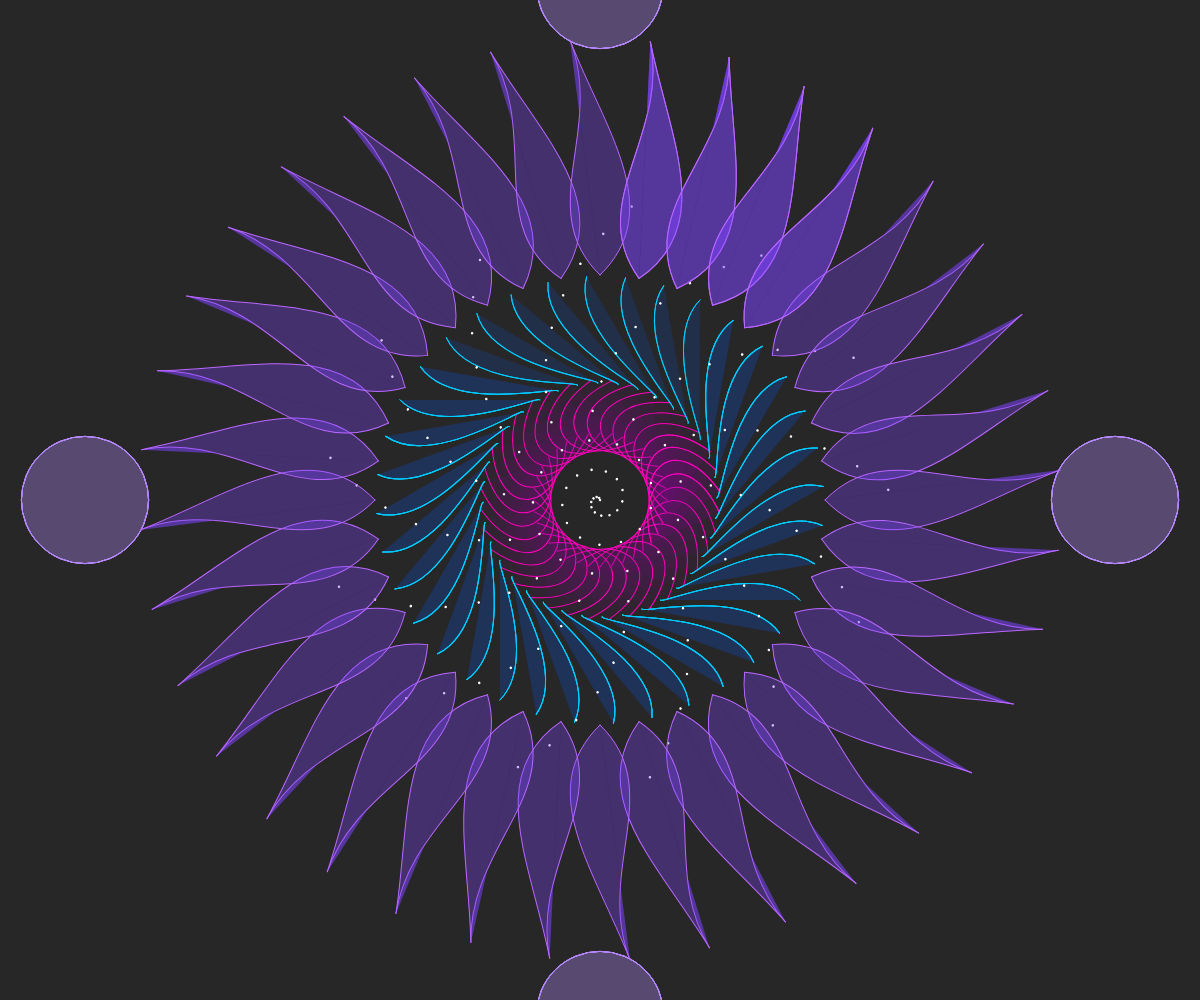
Frame 1 (no input)
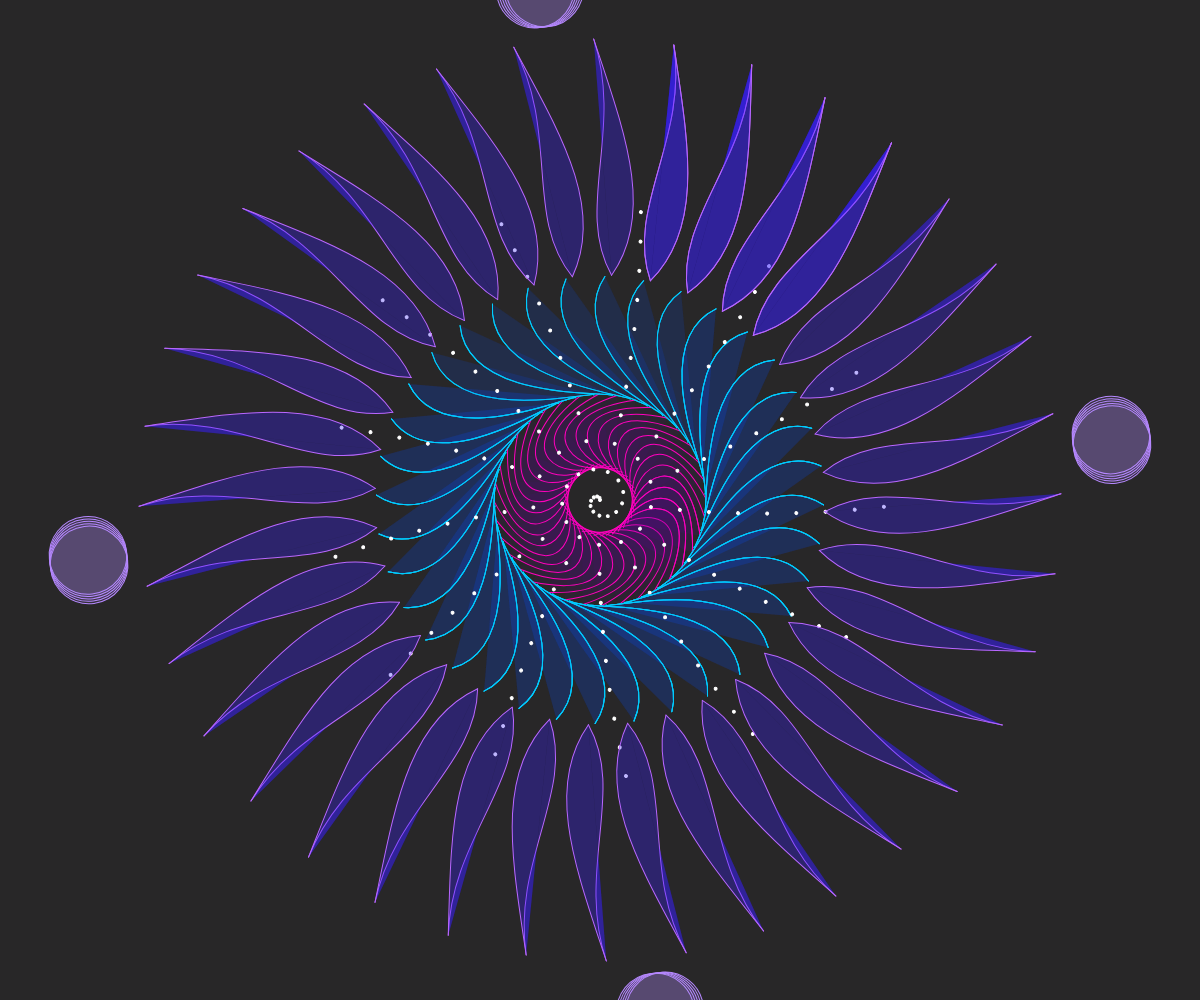
Frame 60 (no input)
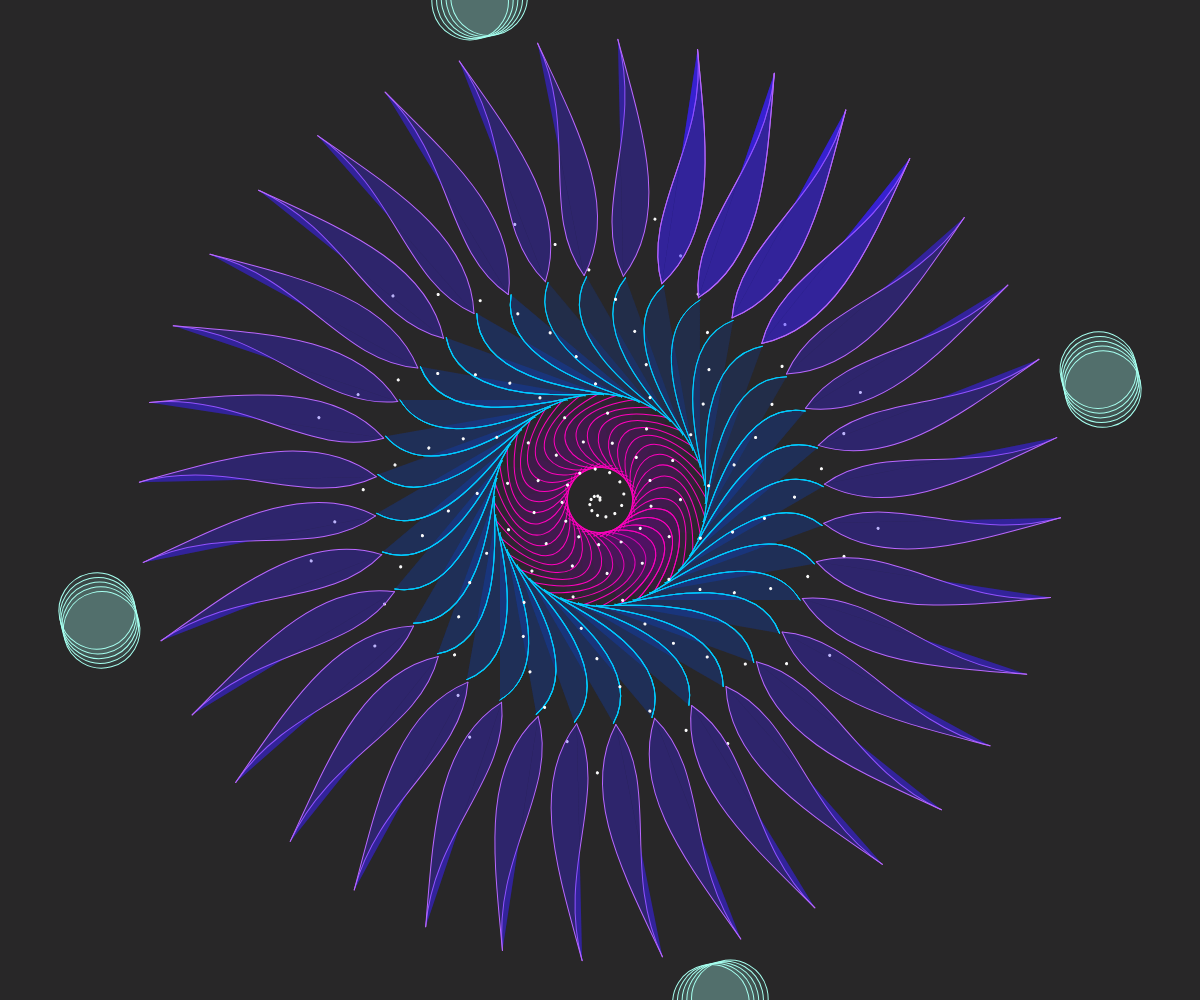
Frame 120 (the mouse pressed at the canvas centre since frame 60)

The p5.js sketch that drew these frames (run headless with seeded random() and noise() and a simulated clock; from frame 60 on, the mouse is pressed at the canvas centre):

// p5.js sketch
// ── sketch.js
var rot1 = 0;
var x1 = 0;
var xOff1 = 0;
var rot2 = 0;
var x2 = 0;
var xOff2 = 0;
var dist1 = 0;
var rot3 = 300;
var rot4 = 0;
var x4 = 0;
var xOff4 = 0;
var dist2 = 0;
var rot5 = 0;
var x5 = 0;
var dist5 = 0;

function setup() {
    // put setup code here
    createCanvas(windowWidth, windowHeight);
    angleMode(DEGREES);
}

function draw() {
    // put drawing code here
    background(40, 39, 40);

    //These are the blue and purple circles on the outside. I calculate the distance between the circles and the mouse to change color. 
    push();
    dist5 = dist(width / 2, height / 2, mouseX, mouseY);
    console.log(dist5);
    if (dist5 >= 470 && dist5 <= 999) {
        fill(182, 136, 255, 20);
        stroke(182, 136, 255);
    } else {
        fill(166, 255, 239, 20);
        stroke(166, 255, 239);
    }
    translate(width / 2, height / 2);
    rotate(rot5 * 2);
    for (var i = 0; i < 5; i++) {
        rotate(3 * rot5 / 33);
        //the size is changed with the noise.
        ellipse(0, -515, 190 * noise(x5));
        ellipse(0, 515, 190 * noise(x5));
        ellipse(515, 0, 190 * noise(x5));
        ellipse(-515, 0, 190 * noise(x5));
    }
    x5 -= .009;
    rot5 -= .05;
    pop();
    
    //This is the inner pink circle. 
    push();
    stroke(255, 0, 188);
    translate(width / 2, height / 2);
    rotate(rot1);
    for (var i = 0; i < 40; i++) {
        rotate(10);
	//some points and colors are changing with noise.
        xOff1 = 100 * noise(x1);
        fill(255 * noise(xOff1), 0, 150, 20);
        bezier(xOff1, 0, 10, -40, 30, -100, 100, -xOff1);
    }
    rot1 += .5;
    x1 += .01;
    pop();

    //This is the blue circle 
    push();
    stroke(0, 205, 255);
    translate(width / 2, height / 2);
    rotate(rot2);
    for (var i = 0; i < 100; i++) {
        rotate(10);
	//The color and points change with noise
        xOff2 = 90 * noise(x2);
        fill(0, 190 * noise(xOff2), 255, 20);
        bezier(100, -xOff2, 105, -xOff2, xOff2, -160, 100, -200);
    }
    //I calculate the distance of the mouse and radius of the circle so when the mouse hovers over it, you can control the rotation of the circle
    dist1 = dist(width / 2, height / 2, mouseX, mouseY);
    if (dist1 <= 225) {
        rot2 = mouseX / 20;
    } else {
        rot2 -= .09;
    }
    x2 -= .01;
    pop();

    //These are the little white dots that form a star. 
    push();
    translate(width / 2, height / 2);
    rotate(rot3 * 2);
    for (var i = 0; i < 133; i++) {
        rotate(-3 * rot3 / 33);
        stroke(255);
	//noise changes the size of the dots. 
        ellipse(i, i * 2, 5 * noise(rot3));
    }
    rot3 += 0.09;
    pop();

    //These are the outermost petals. There are two curves that form the petal
    push();
    stroke(185, 103, 255);
    translate(width / 2, height / 2);
    rotate(rot4);
    for (var i = 0; i < 40; i++) {
        rotate(10);
	//width and color of the petal change with noise
        xOff4 = 100 * noise(x4);
        fill(185 * noise(rot4), 103 * noise(rot4), 255, 80);
        bezier(-30, -460, 5, -370, -xOff4, -290, 0, -225);
        bezier(-30, -460, 5, -370, xOff4, -290, 0, -225);
    }
    //If you click on the circle of petals, you can stop the animation. 
    dist2 = dist(width / 2, height / 2, mouseX, mouseY);
    if ((dist2 <= 460 && dist2 >= 230) && mouseIsPressed) {
        rot4;
    } else {
        rot4 += .05;
    }
    x4 += .009;
    pop();
}
